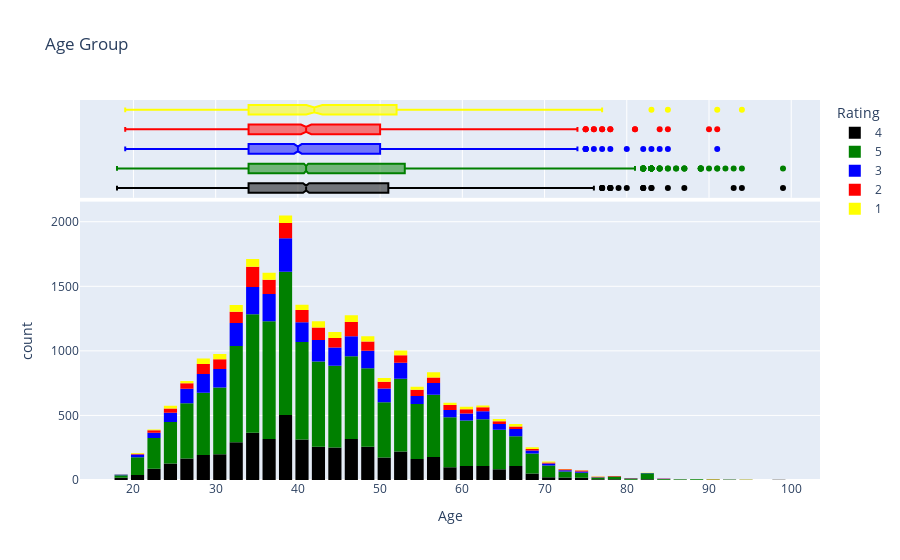

This figure's notebook cell:
### Code cell
fig = px.histogram(data,
				x="Age",
				marginal='box',
				title="Age Group",
				color="Rating",
				nbins=65-18,
				color_discrete_sequence\
				=['black', 'green', 'blue', 'red', 'yellow'])
fig.update_layout(bargap=0.2)
fig.show()

### Figure 1 — Plotly figure (JSON) as saved in the notebook; plotly's stock layout.template omitted (floating-point values rounded to 4 significant figures; data arrays with more than 128 entries replaced by an {"elided": "..."} marker saying what was removed)
{"data": [{"alignmentgroup": "True", "bingroup": "x", "hovertemplate": "Rating=4<br>Age=%{x}<br>count=%{y}<extra></extra>", "legendgroup": "4", "marker": {"color": "black", "pattern": {"shape": ""}}, "name": "4", "nbinsx": 47, "offsetgroup": "4", "orientation": "v", "showlegend": true, "x": {"elided": "5077 int values"}, "xaxis": "x", "yaxis": "y", "type": "histogram"}, {"alignmentgroup": "True", "hovertemplate": "Rating=4<br>Age=%{x}<extra></extra>", "legendgroup": "4", "marker": {"color": "black"}, "name": "4", "notched": true, "offsetgroup": "4", "showlegend": false, "x": {"elided": "5077 int values"}, "xaxis": "x2", "yaxis": "y2", "type": "box"}, {"alignmentgroup": "True", "bingroup": "x", "hovertemplate": "Rating=5<br>Age=%{x}<br>count=%{y}<extra></extra>", "legendgroup": "5", "marker": {"color": "green", "pattern": {"shape": ""}}, "name": "5", "nbinsx": 47, "offsetgroup": "5", "orientation": "v", "showlegend": true, "x": {"elided": "13117 int values"}, "xaxis": "x", "yaxis": "y", "type": "histogram"}, {"alignmentgroup": "True", "hovertemplate": "Rating=5<br>Age=%{x}<extra></extra>", "legendgroup": "5", "marker": {"color": "green"}, "name": "5", "notched": true, "offsetgroup": "5", "showlegend": false, "x": {"elided": "13117 int values"}, "xaxis": "x2", "yaxis": "y2", "type": "box"}, {"alignmentgroup": "True", "bingroup": "x", "hovertemplate": "Rating=3<br>Age=%{x}<br>count=%{y}<extra></extra>", "legendgroup": "3", "marker": {"color": "blue", "pattern": {"shape": ""}}, "name": "3", "nbinsx": 47, "offsetgroup": "3", "orientation": "v", "showlegend": true, "x": {"elided": "2871 int values"}, "xaxis": "x", "yaxis": "y", "type": "histogram"}, {"alignmentgroup": "True", "hovertemplate": "Rating=3<br>Age=%{x}<extra></extra>", "legendgroup": "3", "marker": {"color": "blue"}, "name": "3", "notched": true, "offsetgroup": "3", "showlegend": false, "x": {"elided": "2871 int values"}, "xaxis": "x2", "yaxis": "y2", "type": "box"}, {"alignmentgroup": "True", "bingroup": "x", "hovertemplate": "Rating=2<br>Age=%{x}<br>count=%{y}<extra></extra>", "legendgroup": "2", "marker": {"color": "red", "pattern": {"shape": ""}}, "name": "2", "nbinsx": 47, "offsetgroup": "2", "orientation": "v", "showlegend": true, "x": {"elided": "1565 int values"}, "xaxis": "x", "yaxis": "y", "type": "histogram"}, {"alignmentgroup": "True", "hovertemplate": "Rating=2<br>Age=%{x}<extra></extra>", "legendgroup": "2", "marker": {"color": "red"}, "name": "2", "notched": true, "offsetgroup": "2", "showlegend": false, "x": {"elided": "1565 int values"}, "xaxis": "x2", "yaxis": "y2", "type": "box"}, {"alignmentgroup": "True", "bingroup": "x", "hovertemplate": "Rating=1<br>Age=%{x}<br>count=%{y}<extra></extra>", "legendgroup": "1", "marker": {"color": "yellow", "pattern": {"shape": ""}}, "name": "1", "nbinsx": 47, "offsetgroup": "1", "orientation": "v", "showlegend": true, "x": {"elided": "842 int values"}, "xaxis": "x", "yaxis": "y", "type": "histogram"}, {"alignmentgroup": "True", "hovertemplate": "Rating=1<br>Age=%{x}<extra></extra>", "legendgroup": "1", "marker": {"color": "yellow"}, "name": "1", "notched": true, "offsetgroup": "1", "showlegend": false, "x": {"elided": "842 int values"}, "xaxis": "x2", "yaxis": "y2", "type": "box"}], "layout": {"xaxis": {"anchor": "y", "domain": [0.0, 1.0], "title": {"text": "Age"}}, "yaxis": {"anchor": "x", "domain": [0.0, 0.7326], "title": {"text": "count"}}, "xaxis2": {"anchor": "y2", "domain": [0.0, 1.0], "matches": "x", "showticklabels": false, "showgrid": true}, "yaxis2": {"anchor": "x2", "domain": [0.7426, 1.0], "matches": "y2", "showticklabels": false, "showline": false, "ticks": "", "showgrid": false}, "legend": {"title": {"text": "Rating"}, "tracegroupgap": 0}, "title": {"text": "Age Group"}, "barmode": "relative", "bargap": 0.2}}
